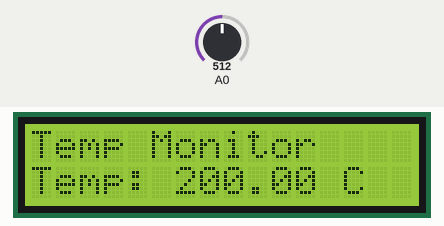
Simulated run of this sketch. Board: Arduino Uno, built with avr-gcc and run on an emulated ATmega328P. Shown: 16×2 character LCD. The inputs (shaded band) are chosen by the test bench; at power-on: A0 = 512.

Above: at 1.2 s.
1.3 s: A0 set to 716
At 2.6 s:
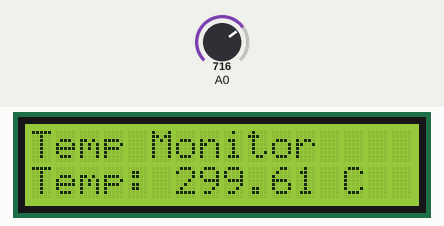
3.6 s: A0 set to 900
At 5.3 s:
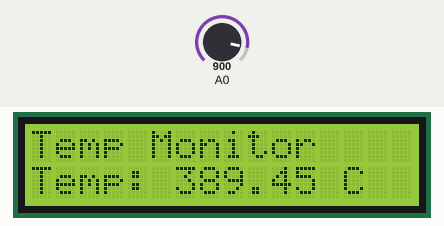
5.6 s: A0 set to 1023
At 6.8 s:
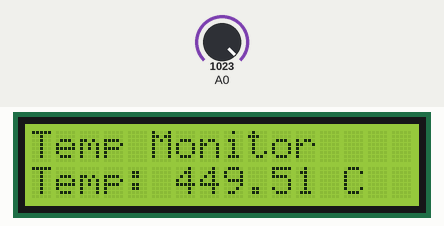
Timing chart, 0 to 8.6 s (numbered marks = the images above; inputs shaded):
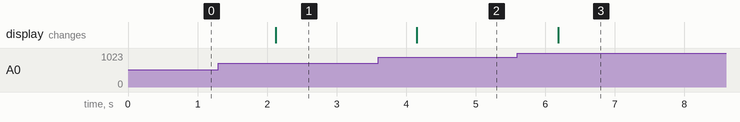

The sketch:

temperature_monitoring_system1.ino
```cpp
#include <Adafruit_LiquidCrystal.h>


Adafruit_LiquidCrystal lcd(0);

void setup() {
  lcd.begin(16, 2);
  lcd.setBacklight(1);
  lcd.print("Temp Monitor");
}

void loop() {
  int sensorVal = analogRead(A0);
  float voltage = (sensorVal / 1024.0) * 5.0;
  float tempC = (voltage - 0.5) * 100;

  lcd.setCursor(0, 1);
  lcd.print("Temp: ");
  lcd.print(tempC);
  lcd.print(" C  ");

  delay(1000);
}
```

Measured:
- after the input at 1.3 s, the display: changes after 0.82 s (image 1)
- after the input at 3.6 s, the display: changes after 0.56 s (image 2)
- after the input at 5.6 s, the display: changes after 0.59 s (image 3)
